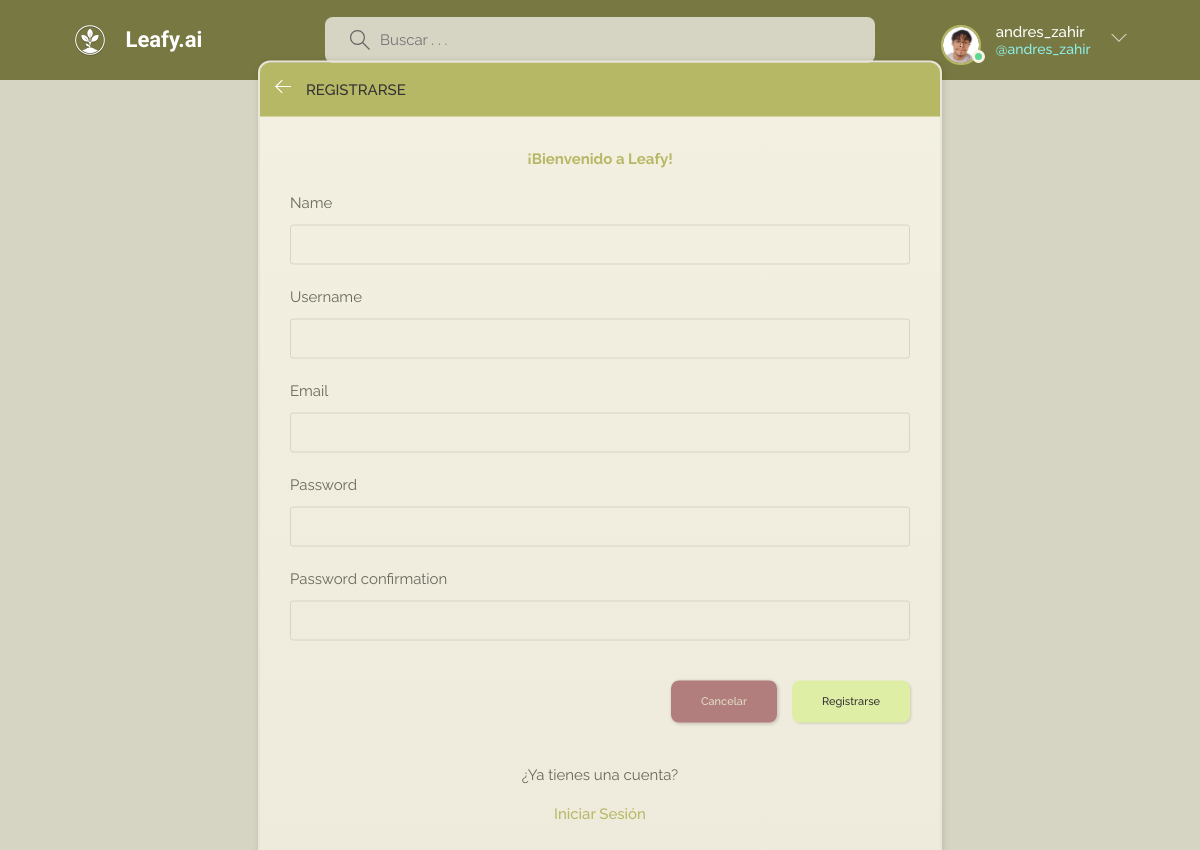
Page /register/ (signed in) on the committed database.
### base/models.py (models this page shows, shortened)
class User(AbstractUser):
    name = models.CharField(max_length=200, null=True)
    email = models.EmailField(unique=True, null=True)
    bio = models.TextField(null=True)
    avatar = models.ImageField(null=True, default="blue.jpg")
    USERNAME_FIELD = 'email'
    REQUIRED_FIELDS = []

### base/views.py (the view, shortened to what this page needs)
# urls.py: path('register/', views.registerPage, name = "register"),
def registerPage(request):
    form = MyUserCreationForm()
    return render(request, 'base/login_register.html', {'form' : form, 'page': 'register'})

### base/forms.py
class MyUserCreationForm(UserCreationForm):
    class Meta:
        model = User
        fields = ['name', 'username', 'email', 'password1', 'password2']

### base/templates/base/login_register.html (shortened to what this page needs)
{%  extends 'main.html' %}
{% block content %}
<main class="update-account layout">
  {% if page == 'login' %}
  <div class="container">
    <div class="layout__box">
      <div class="layout__boxHeader">
        <div class="layout__boxTitle">
          <a href="{% url 'home' %}">
            <svg version="1.1" xmlns="http://www.w3.org/2000/svg" width="32" height="32"
              viewBox="0 0 32 32" style="fill: white;">
              <title>flecha-izquierda</title>
              <path
                d="M13.723 2.286l-13.723 13.714 13.719 13.714 1.616-1.611-10.96-10.96h27.625v-2.286h-27.625l10.965-10.965-1.616-1.607z">
              </path>
            </svg>
          </a>
          <h3>Iniciar Sesión</h3>
        </div>
      </div>
      <div class="layout__body">
        <h2 style="color: var(--color-main); text-align: center; margin-bottom: 2rem;">¡Bienvenido a Leafy!</h2>
        {% if messages %}
        <div class="messages" style="margin-bottom: 1rem;">
          {% for message in messages %}
          <div class="alert alert-{{ message.tags }}" style="color: red; padding: 10px; margin-bottom: 10px; border: 1px solid red; border-radius: 5px;">
            {{ message }}
          </div>
          {% endfor %}
        </div>
        {% endif %}
        <form class="form" action="" method="POST">
          {% csrf_token %}
          <div class="form__group form__group">
            <label for="room_name">Correo Electrónico</label>
            <input id="username" name="email" type="text" placeholder="Ingresa tu correo . . ." required />
          </div>
          <div class="form__group">
            <label for="password">Contraseña</label>
            <input
              id="password"
              name="password"
              type="password"
              placeholder="&bull;&bull;&bull;&bull;&bull;&bull;&bull;&bull;"
              required
            />
          </div>
          <div class="form__action">
            <a class="btn btn--dark" href="{% url 'home' %}">Cancelar</a>
            <button class="btn btn--main" type="submit">Iniciar Sesión</button>
          </div>
        </form>
        <div class="auth__action" style="margin-top: 2rem; text-align: center;">
          <p>¿Aún no tienes una cuenta?</p>
          <a href="{% url 'register' %}" class="btn btn--link">Crear una</a>
        </div>
      </div>
    </div>
  </div>
  {% else %}
  <div class="container">
    <div class="layout__box">
      <div class="layout__boxHeader">
        <div class="layout__boxTitle">
          <a href="{% url 'home' %}">
            <svg version="1.1" xmlns="http://www.w3.org/2000/svg" width="32" height="32"
              viewBox="0 0 32 32" style="fill: white;">
              <title>flecha-izquierda</title>
              <path
                d="M13.723 2.286l-13.723 13.714 13.719 13.714 1.616-1.611-10.96-10.96h27.625v-2.286h-27.625l10.965-10.965-1.616-1.607z">
              </path>
            </svg>
          </a>
          <h3>Registrarse</h3>
        </div>
      </div>
      <div class="layout__body">
        <h2 style="color: var(--color-main); text-align: center; margin-bottom: 2rem;">¡Bienvenido a Leafy!</h2>
        <form class="form" action="" method="POST">
          {% for field in form %}
          <div class="form__group form__group">
            <label for="{{ field.id_for_label }}">{{ field.label }}</label>
            {{ field }}
          </div>
          {% endfor %}
          <div class="form__action">
            <a class="btn btn--dark" href="{% url 'home' %}">Cancelar</a>
            <button class="btn btn--main" type="submit">Registrarse</button>
          </div>
        </form>
        <div class="auth__action" style="margin-top: 2rem; text-align: center;">
          <p>¿Ya tienes una cuenta?</p>
          <a href="{% url 'login' %}" class="btn btn--link">Iniciar Sesión</a>
        </div>
      </div>
    </div>
  </div>
  {% endif %}
</main>
{% endblock content %}

### templates/navbar.html (shortened to what this page needs)
{% load static %}
<header class="header header--loggedIn">
    <div class="container">
      <a href="{% url 'home' %}" class="header__logo">
        <img src="{% static 'images/logoleafy.png' %}" alt="Logo de Leafy" />
        <h1 class="shadoww navbar__brand" style="color: white; font-family: 'Alexandria', sans-serif; font-weight: 600; font-size: 2.2rem;">Leafy.ai</h1>
      </a>
      <form class="header__search" method="GET" action= "{% url 'home' %}">
        <label>
          <input type="text" name="q" placeholder="Buscar . . .">
        </label>
      </form>
      <nav class="header__menu">
        {% if request.user.is_authenticated %}
        <div class="header__user">
          <a href="{% url 'user-profile' user.id%}">
            <div class="avatar avatar--medium active">
              <img src="{{request.user.avatar.url}}" />
            </div>
            <p style="color: white;">{{request.user.username}}<span style="color: rgb(139, 240, 235);">@{{request.user.username}}</span></p>
          </a>
          <button class="dropdown-button">
            <svg version="1.1" xmlns="http://www.w3.org/2000/svg" width="32" height="32" viewBox="0 0 32 32">
              <title>flecha-abajo</title>
              <path d="M16 21l-13-13h-3l16 16 16-16h-3l-13 13z"></path>
            </svg>
          </button>
        </div>
        {% else %}
        <a href="{% url 'login' %}" style="display: flex; align-items: center;">
          <img src="{% static 'images/icons/usuario.png' %}" style="width: 48px; height: 48px;" />
          <p style="margin-left: 8px; color: white;">Iniciar Sesión</p>
        </a>
        {% endif %}
      </nav>
    </div>
  </header>

### static/styles/guides.css (style rules this page uses)
.form__action { display: flex; justify-content: flex-end; gap: 15px; padding: 20px 0; }
.form__action .btn { font-size: 1.1rem; padding: 12px 30px; border-radius: 8px; }
.form__action .btn--dark { background-color: rgb(177, 125, 125); }
.form__action .btn--main { background-color: rgb(223, 238, 165); }

### static/styles/base.css (style rules this page uses)
:root { --color-main: #b7b865; --color-main-light: #e0e1c5; --color-main-dark: #787942; --color-bone: #f1ede4; --color-bone-dark: #e8e3d9; --color-bone-light: #f9f8f5; --color-green-light: #c8eac8; --color-dark: #faf4e8; --color-dark-medium: #e8e6d6; --color-dark-light: #d6d4c3; --color-light: #333333; --color-gray: #666666; --color-light-gray: #68695b; --color-bg: #d6d4c3; --color-success: #5dd693; --color-error: #fc4b0b; --gradient-body-bg: linear-gradient(0deg, var(--color-dark) 0%, var(--color-dark-medium) 21%, var(--color-dark-light) 38%, var(--color-dark) 48%, var(--color-dark-medium) 66%, var(--color-dark-light) 82%, var(--color-dark) 91%, var(--color-dark-medium) 100%); --gradient-room-topic-bg: var(--color-main); --color-dropdown-bg: #a5a660; --color-border-techniques: rgba(182,183,107,1); --color-border-techniques-faint: rgba(182,183,107,0.15); --color-border-techniques-light: rgba(182,183,107,0.3); --color-box-shadow-dark: rgba(234, 232, 250, 0.2); --color-focus-ring: rgba(182, 183, 107, 0.2); --gradient-btn-shadow-hover: linear-gradient(to right, #c7c87e, #d5d68f); --border-radius: 0.7rem; --links: rgba(100, 187, 183, 1); }
* { font-family: 'Raleway', sans-serif; margin: 0; padding: 0; box-sizing: border-box; text-rendering: optimizeLegibility; font-size: inherit; }
html { font-size: 56.25%; }
@media only screen and (min-width: 1200px) { html { font-size: 62.5%; } }
body { line-height: 1.6; font-weight: 400; font-size: 1.5rem; color: var(--color-light-gray); gap: 3rem; background: var(--color-bg); min-height: 100vh; }
img { width: 100%; }
a { display: inline-block; color: var(--color-main); text-decoration: none; }
.container { max-width: 120rem; width: 90%; margin: auto; }

### rows in the picture
User: user.avatar (picture), user.username "andres_zahir"

### other values in the picture
{{ field.label }} "Name" "Username" "Email" "Password" "Password confirmation"
